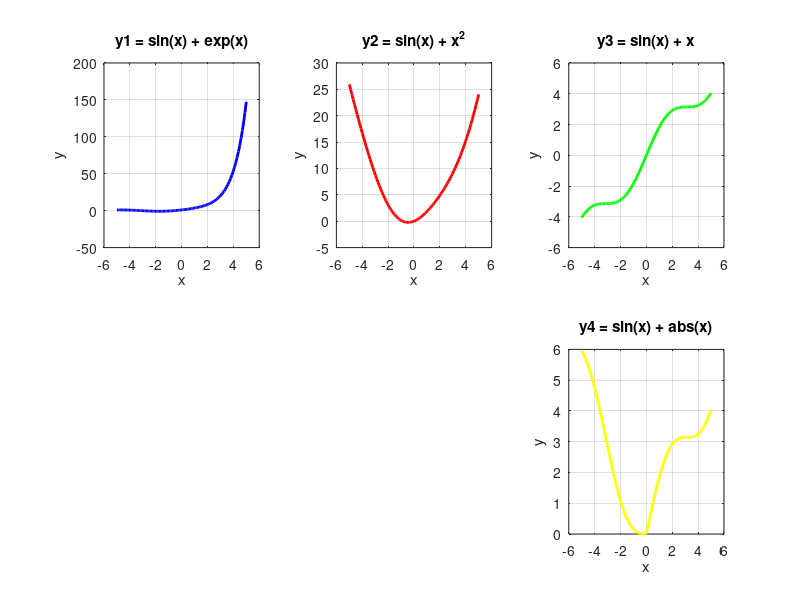

MATLAB code to generate this figure:
% 2 zadanie
figure;
subplot(2, 3, 1);
x = linspace(-5, 5, 100);
y1 = sin(x) + exp(x);
plot(x, y1, 'b', 'LineWidth', 2);
title('y1 = sin(x) + exp(x)');
xlabel('x');
ylabel('y');
grid on;

subplot(2, 3, 2);
y2 = sin(x) + x.^2; 
plot(x, y2, 'r', 'LineWidth', 2);
title('y2 = sin(x) + x^2');
xlabel('x');
ylabel('y');
grid on;

subplot(2, 3, 3);
y3 = sin(x) + x;
plot(x, y3, 'g', 'LineWidth', 2);
title('y3 = sin(x) + x');
xlabel('x');
ylabel('y');
grid on;

subplot(2, 3, 6);
y4 = sin(x) + abs(x);
plot(x, y4, 'y', 'LineWidth', 2);
title('y4 = sin(x) + abs(x)');
xlabel('x');
ylabel('y');
grid on;

